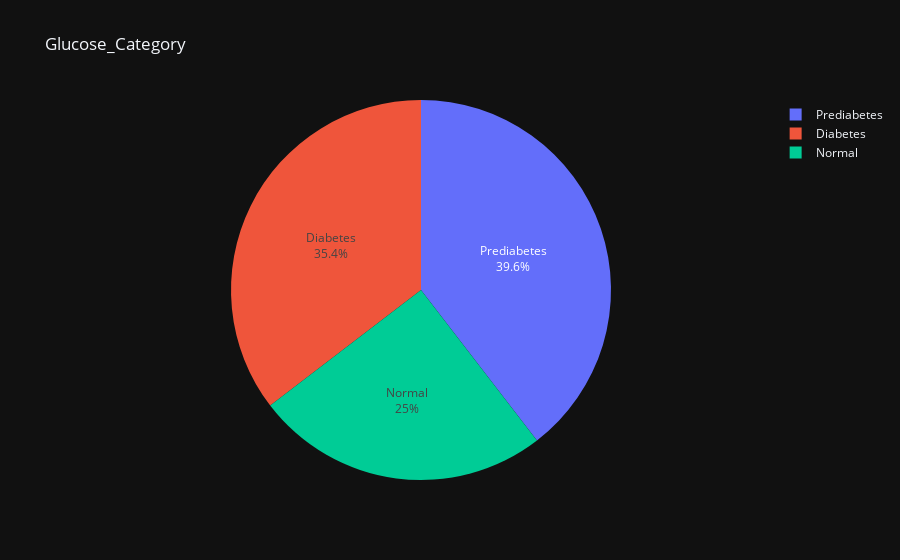
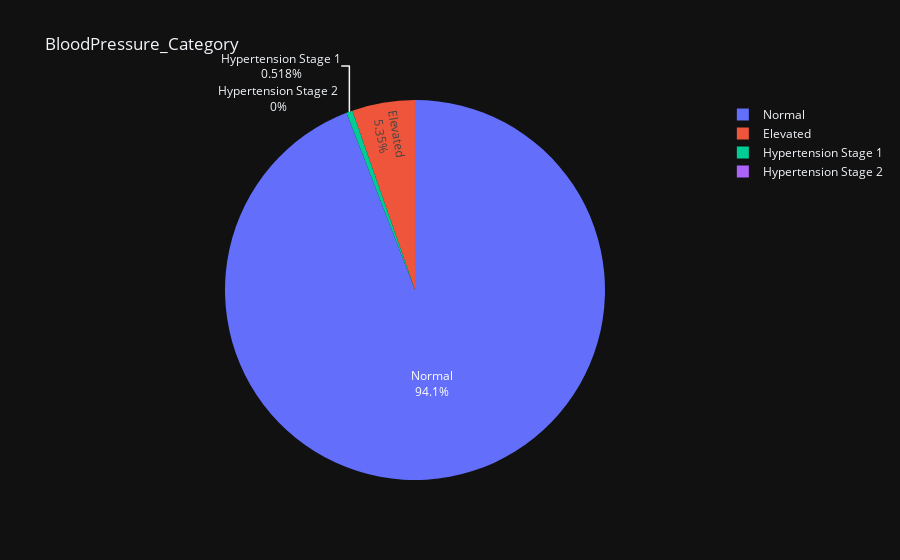
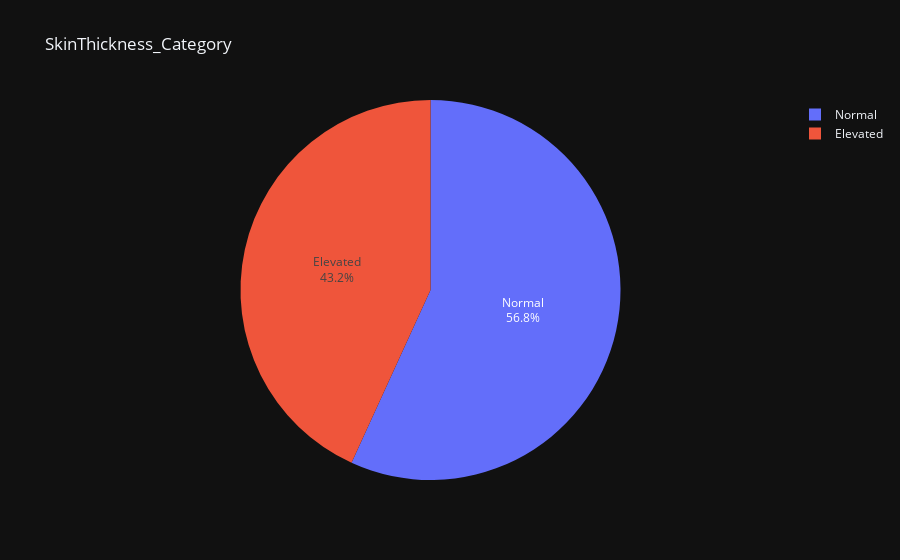
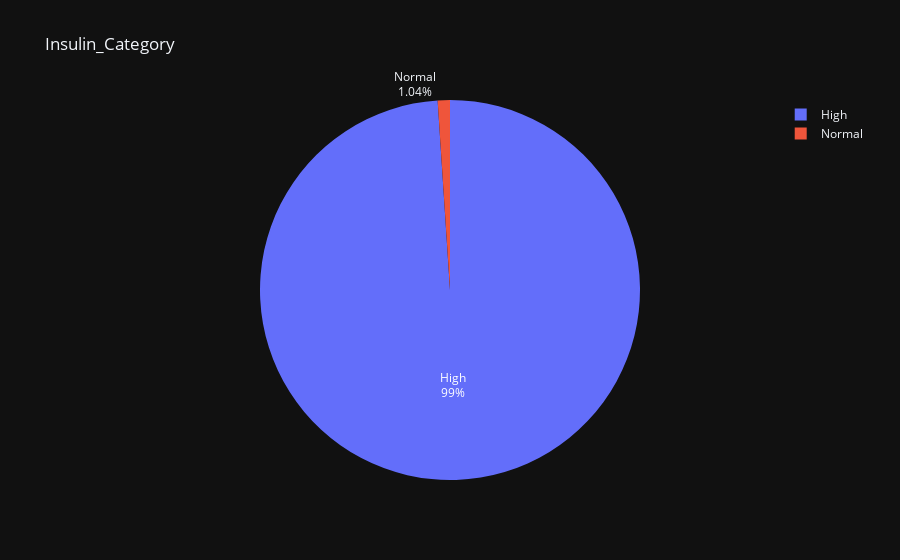

Source (notebook cell) for these figures, in order:
### Code cell
columns_Category = ['Glucose_Category','BloodPressure_Category','SkinThickness_Category','Insulin_Category',
                    'BMI_Category','DiabetesPedigreeFunction_Category']

for i,col in enumerate(columns_Category , 1):
   fig = px.pie(title = f'{col}',
       values = df_cleaned[col].value_counts().values,
       names = df_cleaned[col].value_counts().index,
       template = 'plotly_dark'
         ).update_traces(textinfo='label+percent')
   fig.show()

### Figure 1 — Plotly figure (JSON) as saved in the notebook; plotly's stock layout.template omitted (floating-point values rounded to 4 significant figures)
{"data": [{"domain": {"x": [0, 1], "y": [0, 1]}, "hovertemplate": "label=%{label}<br>value=%{value}<extra></extra>", "labels": ["Prediabetes", "Diabetes", "Normal"], "legendgroup": "", "name": "", "showlegend": true, "textinfo": "label+percent", "type": "pie", "values": [229, 205, 145]}], "layout": {"legend": {"tracegroupgap": 0}, "title": {"text": "Glucose_Category"}}}

### Figure 2 — Plotly figure (JSON) as saved in the notebook; plotly's stock layout.template omitted (floating-point values rounded to 4 significant figures)
{"data": [{"domain": {"x": [0, 1], "y": [0, 1]}, "hovertemplate": "label=%{label}<br>value=%{value}<extra></extra>", "labels": ["Normal", "Elevated", "Hypertension Stage 1", "Hypertension Stage 2"], "legendgroup": "", "name": "", "showlegend": true, "textinfo": "label+percent", "type": "pie", "values": [545, 31, 3, 0]}], "layout": {"legend": {"tracegroupgap": 0}, "title": {"text": "BloodPressure_Category"}}}

### Figure 3 — Plotly figure (JSON) as saved in the notebook; plotly's stock layout.template omitted (floating-point values rounded to 4 significant figures)
{"data": [{"domain": {"x": [0, 1], "y": [0, 1]}, "hovertemplate": "label=%{label}<br>value=%{value}<extra></extra>", "labels": ["Normal", "Elevated"], "legendgroup": "", "name": "", "showlegend": true, "textinfo": "label+percent", "type": "pie", "values": [329, 250]}], "layout": {"legend": {"tracegroupgap": 0}, "title": {"text": "SkinThickness_Category"}}}

### Figure 4 — Plotly figure (JSON) as saved in the notebook; plotly's stock layout.template omitted (floating-point values rounded to 4 significant figures)
{"data": [{"domain": {"x": [0, 1], "y": [0, 1]}, "hovertemplate": "label=%{label}<br>value=%{value}<extra></extra>", "labels": ["High", "Normal"], "legendgroup": "", "name": "", "showlegend": true, "textinfo": "label+percent", "type": "pie", "values": [573, 6]}], "layout": {"legend": {"tracegroupgap": 0}, "title": {"text": "Insulin_Category"}}}
